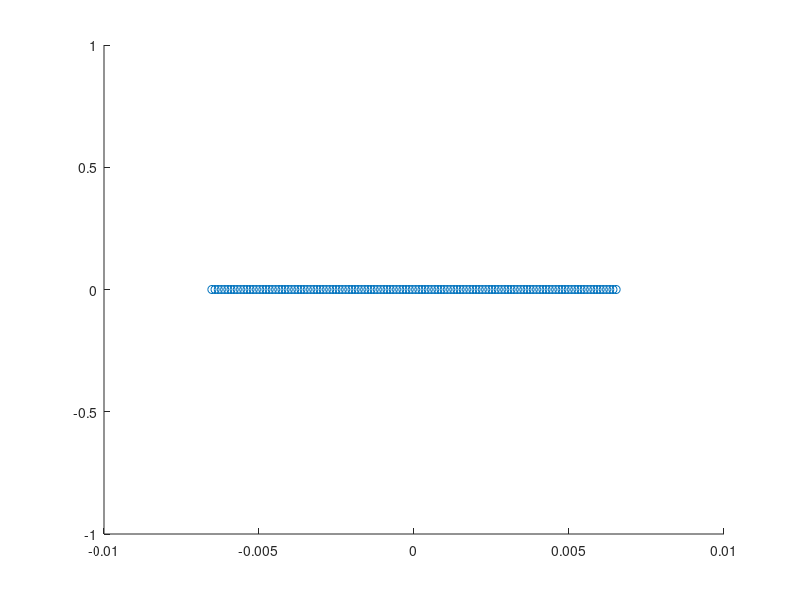

This figure's MATLAB source: (Note: this script raises an error after producing the figure.)
clc
clear all
% close all

% set transducer frequency
P.Fc = 15e6;
P.wavespeed_skin = 1600; % m/s
P.wavespeed_brain = 1570; % m/s

% bone properties
bone.thickness = 300e-6; % m
bone.wavespeed = 3000; % m/s
bone.curvature = 20; % m^-1
bone.distance = 0.5e-3; % m

% define transducer
Trans.Fc = P.Fc;
Trans.lambda = 1540 / P.Fc;
Trans.NElems = 128;
Trans.XPiezo = (0:Trans.NElems-1) .* Trans.lambda - (Trans.NElems-1) / 2 * Trans.lambda;
Trans.ZPiezo = 0 * Trans.XPiezo;
Trans.lens_thickness = 5 * Trans.lambda;
Trans.lens_wavespeed = 1000; % m/s

% from bone, make realization of interfaces
xax = linspace(-Trans.NElems * Trans.lambda, Trans.NElems * Trans.lambda, 100); %
bone.outer_surface = (Trans.lens_thickness + bone.distance) + bone.curvature * xax .^ 2;
bone.inner_surface = (Trans.lens_thickness + bone.distance + bone.thickness) + bone.curvature * xax .^ 2;

% plot transducer and bone
figure(1); clf;
scatter(Trans.XPiezo, Trans.ZPiezo, 'rx');
yline(0);
yline(Trans.lens_thickness)
hold on
plot(xax, bone.outer_surface, 'k-')

plot(xax, bone.inner_surface, 'k-')
%daspect([1 1 1])
set(gca, 'YDir', 'reverse')
axis equal

%% Prepare ray tracer.
% define sound speed per layer
BFC.medium_soundspeeds = [Trans.lens_wavespeed, 
                          P.wavespeed_skin
                          bone.wavespeed
                          P.wavespeed_brain];

% define  interfaces between tissue layers
BFC.medium_interfaces = {Trans.lens_thickness,
                         [bone.curvature, 0, Trans.lens_thickness + bone.distance],
                         [bone.curvature, 0, Trans.lens_thickness + bone.distance + bone.thickness]};

BFC.medium_soundspeeds = BFC.medium_soundspeeds(:).'; % guarantee row vector
BFC.medium_interfaces = BFC.medium_interfaces(:).'; % guarantee row vector

% deremine interface derivatives for normal computation
BFC.medium_interface_derivatives = cellfun(@rt.util.interface_derivative, BFC.medium_interfaces, 'UniformOutput', false);

% define a starting point and a image point, and end point for ray tracing
ke_start = 1; % start at first element
x_start = Trans.XPiezo(ke_start);
z_start = Trans.ZPiezo(ke_start);

x_target = 0e-3; % target point
z_target = 50 * Trans.lambda; % target point

ke_end = Trans.NElems; % end at last element
x_end = Trans.XPiezo(ke_end);
z_end = Trans.ZPiezo(ke_end);


% define reconstruction grid
BFC.XPiezo = Trans.XPiezo;
BFC.ZPiezo = Trans.ZPiezo;
BFC.XRecon = Trans.XPiezo;
BFC.ZRecon = 0:Trans.lambda/2:100*Trans.lambda;
BFC.LensThickness =  Trans.lens_thickness;

% plot the medium
figure(1); clf;
hold on
rt.plot.medium(BFC, x_start, z_start, x_target, z_target, x_end, z_end);
set(gca,'YDir','reverse')

%% Trace rays 
to_layer = 4;
[rays_tx, tof_tx, theta_tx] = rt.ray_bending(x_start, z_start, x_target, z_target, BFC, to_layer);
[rays_rx, tof_rx, theta_rx] = rt.ray_bending(x_end, z_end, x_target, z_target, BFC, to_layer);

tof_tx_c0 = vecnorm([x_target;z_target]-[x_start;z_start])/1540;
tof_rx_c0 = vecnorm([x_end;z_end]-[x_target;z_target])/1540;

%% plot rays


figure(2); clf;
hold on
rt.plot.medium(BFC, x_start, z_start, x_target, z_target, x_end, z_end);
set(gca,'YDir','reverse')
rt.plot.rays(rays_tx);
rt.plot.rays(rays_rx);



figure(3);
bar([tof_tx tof_rx;
    tof_tx_c0 tof_rx_c0 ]*1e6)
ylabel('TOF \mus')
xticklabels({'Ray Tracing', 'Conventional'})
legend('TX','RX')



%% Determine for one source and all receivers

x_start = -0.05;
z_start = -1;

x_target = 0e-3; % target point
z_target = 20 * Trans.lambda; % target point

[rays_tx, tof_tx, theta_tx] = rt.ray_bending(x_start, z_start, x_target, z_target, BFC, to_layer);

tof_rx_all = zeros(1, Trans.NElems);
theta_rx_all = zeros(1, Trans.NElems);
rays_rx_all = cell(1, Trans.NElems);
for ke = 1:Trans.NElems
    x_end = Trans.XPiezo(ke);
    z_end = Trans.ZPiezo(ke);
    [rays_rx, tof_rx, theta_rx] = rt.ray_bending(x_end, z_end, x_target, z_target, BFC, to_layer);
    tof_rx_all(ke) = tof_rx;
    theta_rx_all(ke) = theta_rx;
    rays_rx_all{ke} = rays_rx;
end


ind_valid = find(~isnan(tof_rx_all));
tof_round_trip = tof_tx + tof_rx_all;




% homogenous assumption
c0 = 1540;
tof_round_trip_c0 =  vecnorm([x_target;z_target]-[x_start;z_start])/c0 + ...
    vecnorm([Trans.XPiezo;Trans.ZPiezo]-[x_target;z_target])/c0;

rx_vec = [x_target;z_target]-[Trans.XPiezo;Trans.ZPiezo];
theta_rx_all_c0 = atan2(rx_vec(2,:), rx_vec(1,:)) - pi/2;



figure(2); clf;
hold on
rt.plot.medium(BFC, x_start, z_start, x_target, z_target, x_end, z_end);
set(gca,'YDir','reverse')
rt.plot.rays(rays_tx);
rt.plot.rays(rays_rx_all{ind_valid(1)});
rt.plot.rays(rays_rx_all{ind_valid(end)});
daspect([1 1 1])
xlim(rt.util.minmax(BFC.XRecon)*1e3); ylim(rt.util.minmax(BFC.ZRecon)*1e3)

% rt.plot.rays(rays_rx);

FNumber = 1.5; 
half_opening_angle_rad = atan(1/2/FNumber);

f_number_mask = find(abs(theta_rx_all) < half_opening_angle_rad);


figure(10);clf;
plot(Trans.XPiezo, tof_round_trip_c0)
hold on 
plot(Trans.XPiezo, tof_round_trip)


% get rid of axial shift:
tof_round_trip0 = tof_round_trip - min(tof_round_trip);
tof_round_trip_c0_0 = tof_round_trip_c0 - min(tof_round_trip_c0);


figure(10);clf;
wave_period = 1/P.Fc;


subplot(321)
plot(Trans.XPiezo, tof_round_trip_c0_0)
hold on 
plot(Trans.XPiezo, tof_round_trip0)
xlim(minmax(Trans.XPiezo))

subplot(322)
plot(Trans.XPiezo, tof_round_trip_c0_0 - tof_round_trip0)
yline(wave_period)
hold on 
xlim(minmax(Trans.XPiezo))

subplot(312)
plot(Trans.XPiezo, (tof_round_trip_c0_0 - tof_round_trip0)./wave_period*100)
xline(Trans.XPiezo(f_number_mask([1 end])),'r')
xlim(minmax(Trans.XPiezo))
title('Relative Error wrt Wave Period (%)')
ylabel('Relative error in %')

subplot(313)
plot(Trans.XPiezo, rad2deg(abs(theta_rx_all)))
hold on 
plot(Trans.XPiezo, rad2deg(abs(theta_rx_all_c0)),'r')
yline(rad2deg(half_opening_angle_rad),'r')
xline(Trans.XPiezo(f_number_mask([1 end])),'r')
xlim(minmax(Trans.XPiezo))
